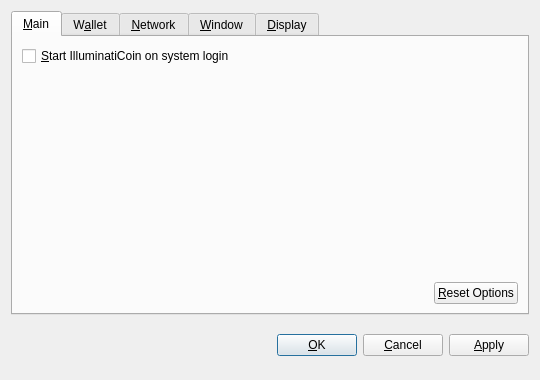
<?xml version="1.0" encoding="UTF-8"?>
<ui version="4.0">
 <class>OptionsDialog</class>
 <widget class="QDialog" name="OptionsDialog">
  <property name="geometry">
   <rect>
    <x>0</x>
    <y>0</y>
    <width>540</width>
    <height>380</height>
   </rect>
  </property>
  <property name="windowTitle">
   <string>Options</string>
  </property>
  <property name="modal">
   <bool>true</bool>
  </property>
  <layout class="QVBoxLayout" name="verticalLayout">
   <item>
    <widget class="QTabWidget" name="tabWidget">
     <property name="tabPosition">
      <enum>QTabWidget::North</enum>
     </property>
     <property name="currentIndex">
      <number>0</number>
     </property>
     <widget class="QWidget" name="tabMain">
      <attribute name="title">
       <string>&amp;Main</string>
      </attribute>
      <layout class="QVBoxLayout" name="verticalLayout_Main">
       <item>
        <widget class="QCheckBox" name="bitcoinAtStartup">
         <property name="toolTip">
          <string>Automatically start IlluminatiCoin after logging in to the system.</string>
         </property>
         <property name="text">
          <string>&amp;Start IlluminatiCoin on system login</string>
         </property>
        </widget>
       </item>
       <item>
        <spacer name="verticalSpacer_Main">
         <property name="orientation">
          <enum>Qt::Vertical</enum>
         </property>
         <property name="sizeHint" stdset="0">
          <size>
           <width>20</width>
           <height>40</height>
          </size>
         </property>
        </spacer>
       </item>
       <item>
        <layout class="QHBoxLayout" name="horizontalLayout_2_Main">
         <item>
          <spacer name="horizontalSpacer_2_Main">
           <property name="orientation">
            <enum>Qt::Horizontal</enum>
           </property>
           <property name="sizeHint" stdset="0">
            <size>
             <width>40</width>
             <height>20</height>
            </size>
           </property>
          </spacer>
         </item>
         <item>
          <widget class="QPushButton" name="resetButton">
           <property name="toolTip">
            <string>Reset all client options to default.</string>
           </property>
           <property name="text">
            <string>&amp;Reset Options</string>
           </property>
           <property name="autoDefault">
            <bool>false</bool>
           </property>
          </widget>
         </item>
        </layout>
       </item>
      </layout>
     </widget>
     <widget class="QWidget" name="tabWallet">
      <attribute name="title">
       <string>W&amp;allet</string>
      </attribute>
      <layout class="QVBoxLayout" name="verticalLayout_Network">
       <item>
        <widget class="QLabel" name="transactionFeeInfoLabel">
         <property name="text">
          <string>Optional transaction fee per kB that helps make sure your transactions are processed quickly. Most transactions are 1 kB.</string>
         </property>
         <property name="textFormat">
          <enum>Qt::PlainText</enum>
         </property>
         <property name="wordWrap">
          <bool>true</bool>
         </property>
        </widget>
       </item>
       <item>
        <layout class="QHBoxLayout" name="horizontalLayout_1_Main">
         <item>
          <widget class="QLabel" name="transactionFeeLabel">
           <property name="text">
            <string>Pay transaction &amp;fee</string>
           </property>
           <property name="textFormat">
            <enum>Qt::PlainText</enum>
           </property>
           <property name="buddy">
            <cstring>transactionFee</cstring>
           </property>
          </widget>
         </item>
         <item>
          <widget class="BitcoinAmountField" name="transactionFee"/>
         </item>
         <item>
          <spacer name="horizontalSpacer_1_Main">
           <property name="orientation">
            <enum>Qt::Horizontal</enum>
           </property>
           <property name="sizeHint" stdset="0">
            <size>
             <width>40</width>
             <height>20</height>
            </size>
           </property>
          </spacer>
         </item>
        </layout>
       </item>
       <item>
        <widget class="QLabel" name="label">
         <property name="text">
          <string>If you disable the spending of unconfirmed change, the change from a transaction cannot be used until that transaction has at least one confirmation. This also affects how your balance is computed.</string>
         </property>
         <property name="wordWrap">
          <bool>true</bool>
         </property>
        </widget>
       </item>
       <item>
        <widget class="QCheckBox" name="spendZeroConfChange">
         <property name="text">
          <string>Spend unconfirmed change  (experts only)</string>
         </property>
        </widget>
       </item>
       <item>
        <spacer name="verticalSpacer">
         <property name="orientation">
          <enum>Qt::Vertical</enum>
         </property>
         <property name="sizeHint" stdset="0">
          <size>
           <width>20</width>
           <height>40</height>
          </size>
         </property>
        </spacer>
       </item>
      </layout>
     </widget>
     <widget class="QWidget" name="tabNetwork">
      <attribute name="title">
       <string>&amp;Network</string>
      </attribute>
      <layout class="QVBoxLayout" name="verticalLayout_Network">
       <item>
        <widget class="QCheckBox" name="mapPortUpnp">
         <property name="toolTip">
          <string>Automatically open the IlluminatiCoin client port on the router. This only works when your router supports UPnP and it is enabled.</string>
         </property>
         <property name="text">
          <string>Map port using &amp;UPnP</string>
         </property>
        </widget>
       </item>
       <item>
        <widget class="QCheckBox" name="connectSocks">
         <property name="toolTip">
          <string>Connect to the IlluminatiCoin network through a SOCKS proxy (e.g. when connecting through Tor).</string>
         </property>
         <property name="text">
          <string>&amp;Connect through SOCKS proxy:</string>
         </property>
        </widget>
       </item>
       <item>
        <layout class="QHBoxLayout" name="horizontalLayout_Network">
         <item>
          <widget class="QLabel" name="proxyIpLabel">
           <property name="text">
            <string>Proxy &amp;IP:</string>
           </property>
           <property name="textFormat">
            <enum>Qt::PlainText</enum>
           </property>
           <property name="buddy">
            <cstring>proxyIp</cstring>
           </property>
          </widget>
         </item>
         <item>
          <widget class="QValidatedLineEdit" name="proxyIp">
           <property name="maximumSize">
            <size>
             <width>140</width>
             <height>16777215</height>
            </size>
           </property>
           <property name="toolTip">
            <string>IP address of the proxy (e.g. 127.0.0.1)</string>
           </property>
          </widget>
         </item>
         <item>
          <widget class="QLabel" name="proxyPortLabel">
           <property name="text">
            <string>&amp;Port:</string>
           </property>
           <property name="textFormat">
            <enum>Qt::PlainText</enum>
           </property>
           <property name="buddy">
            <cstring>proxyPort</cstring>
           </property>
          </widget>
         </item>
         <item>
          <widget class="QLineEdit" name="proxyPort">
           <property name="maximumSize">
            <size>
             <width>55</width>
             <height>16777215</height>
            </size>
           </property>
           <property name="toolTip">
            <string>Port of the proxy (e.g. 9050)</string>
           </property>
          </widget>
         </item>
         <item>
          <widget class="QLabel" name="socksVersionLabel">
           <property name="text">
            <string>SOCKS &amp;Version:</string>
           </property>
           <property name="textFormat">
            <enum>Qt::PlainText</enum>
           </property>
           <property name="buddy">
            <cstring>socksVersion</cstring>
           </property>
          </widget>
         </item>
         <item>
          <widget class="QValueComboBox" name="socksVersion">
           <property name="toolTip">
            <string>SOCKS version of the proxy (e.g. 5)</string>
           </property>
          </widget>
         </item>
         <item>
          <spacer name="horizontalSpacer_Network">
           <property name="orientation">
            <enum>Qt::Horizontal</enum>
           </property>
           <property name="sizeHint" stdset="0">
            <size>
             <width>40</width>
             <height>20</height>
            </size>
           </property>
          </spacer>
         </item>
        </layout>
       </item>
       <item>
        <spacer name="verticalSpacer_Network">
         <property name="orientation">
          <enum>Qt::Vertical</enum>
         </property>
         <property name="sizeHint" stdset="0">
          <size>
           <width>20</width>
           <height>40</height>
          </size>
         </property>
        </spacer>
       </item>
      </layout>
     </widget>
     <widget class="QWidget" name="tabWindow">
      <attribute name="title">
       <string>&amp;Window</string>
      </attribute>
      <layout class="QVBoxLayout" name="verticalLayout_Window">
       <item>
        <widget class="QCheckBox" name="minimizeToTray">
         <property name="toolTip">
          <string>Show only a tray icon after minimizing the window.</string>
         </property>
         <property name="text">
          <string>&amp;Minimize to the tray instead of the taskbar</string>
         </property>
        </widget>
       </item>
       <item>
        <widget class="QCheckBox" name="minimizeOnClose">
         <property name="toolTip">
          <string>Minimize instead of exit the application when the window is closed. When this option is enabled, the application will be closed only after selecting Quit in the menu.</string>
         </property>
         <property name="text">
          <string>M&amp;inimize on close</string>
         </property>
        </widget>
       </item>
       <item>
        <spacer name="verticalSpacer_Window">
         <property name="orientation">
          <enum>Qt::Vertical</enum>
         </property>
         <property name="sizeHint" stdset="0">
          <size>
           <width>20</width>
           <height>40</height>
          </size>
         </property>
        </spacer>
       </item>
      </layout>
     </widget>
     <widget class="QWidget" name="tabDisplay">
      <attribute name="title">
       <string>&amp;Display</string>
      </attribute>
      <layout class="QVBoxLayout" name="verticalLayout_Display">
       <item>
        <layout class="QHBoxLayout" name="horizontalLayout_1_Display">
         <item>
          <widget class="QLabel" name="langLabel">
           <property name="text">
            <string>User Interface &amp;language:</string>
           </property>
           <property name="textFormat">
            <enum>Qt::PlainText</enum>
           </property>
           <property name="buddy">
            <cstring>lang</cstring>
           </property>
          </widget>
         </item>
         <item>
          <widget class="QValueComboBox" name="lang">
           <property name="toolTip">
            <string>The user interface language can be set here. This setting will take effect after restarting IlluminatiCoin.</string>
           </property>
          </widget>
         </item>
        </layout>
       </item>
       <item>
        <layout class="QHBoxLayout" name="horizontalLayout_2_Display">
         <item>
          <widget class="QLabel" name="unitLabel">
           <property name="text">
            <string>&amp;Unit to show amounts in:</string>
           </property>
           <property name="textFormat">
            <enum>Qt::PlainText</enum>
           </property>
           <property name="buddy">
            <cstring>unit</cstring>
           </property>
          </widget>
         </item>
         <item>
          <widget class="QValueComboBox" name="unit">
           <property name="toolTip">
            <string>Choose the default subdivision unit to show in the interface and when sending coins.</string>
           </property>
          </widget>
         </item>
        </layout>
       </item>
       <item>
        <widget class="QCheckBox" name="displayAddresses">
         <property name="toolTip">
          <string>Whether to show IlluminatiCoin addresses in the transaction list or not.</string>
         </property>
         <property name="text">
          <string>&amp;Display addresses in transaction list</string>
         </property>
        </widget>
       </item>
       <item>
        <widget class="QCheckBox" name="coinControlFeatures">
         <property name="toolTip">
          <string>Whether to show coin control features or not.</string>
         </property>
         <property name="text">
          <string>Display coin &amp;control features (experts only!)</string>
         </property>
        </widget>
       </item>
       <item>
        <spacer name="verticalSpacer_Display">
         <property name="orientation">
          <enum>Qt::Vertical</enum>
         </property>
         <property name="sizeHint" stdset="0">
          <size>
           <width>20</width>
           <height>40</height>
          </size>
         </property>
        </spacer>
       </item>
      </layout>
     </widget>
    </widget>
   </item>
   <item>
    <layout class="QHBoxLayout" name="horizontalLayout_Buttons">
     <item>
      <spacer name="horizontalSpacer_1">
       <property name="orientation">
        <enum>Qt::Horizontal</enum>
       </property>
       <property name="sizeHint" stdset="0">
        <size>
         <width>40</width>
         <height>48</height>
        </size>
       </property>
      </spacer>
     </item>
     <item>
      <widget class="QLabel" name="statusLabel">
       <property name="font">
        <font>
         <weight>75</weight>
         <bold>true</bold>
        </font>
       </property>
       <property name="text">
        <string/>
       </property>
       <property name="textFormat">
        <enum>Qt::PlainText</enum>
       </property>
       <property name="wordWrap">
        <bool>true</bool>
       </property>
      </widget>
     </item>
     <item>
      <spacer name="horizontalSpacer_2">
       <property name="orientation">
        <enum>Qt::Horizontal</enum>
       </property>
       <property name="sizeHint" stdset="0">
        <size>
         <width>40</width>
         <height>48</height>
        </size>
       </property>
      </spacer>
     </item>
     <item>
      <widget class="QPushButton" name="okButton">
       <property name="text">
        <string>&amp;OK</string>
       </property>
      </widget>
     </item>
     <item>
      <widget class="QPushButton" name="cancelButton">
       <property name="text">
        <string>&amp;Cancel</string>
       </property>
       <property name="autoDefault">
        <bool>false</bool>
       </property>
      </widget>
     </item>
     <item>
      <widget class="QPushButton" name="applyButton">
       <property name="text">
        <string>&amp;Apply</string>
       </property>
       <property name="autoDefault">
        <bool>false</bool>
       </property>
      </widget>
     </item>
    </layout>
   </item>
  </layout>
 </widget>
 <customwidgets>
  <customwidget>
   <class>BitcoinAmountField</class>
   <extends>QSpinBox</extends>
   <header>bitcoinamountfield.h</header>
  </customwidget>
  <customwidget>
   <class>QValueComboBox</class>
   <extends>QComboBox</extends>
   <header>qvaluecombobox.h</header>
  </customwidget>
  <customwidget>
   <class>QValidatedLineEdit</class>
   <extends>QLineEdit</extends>
   <header>qvalidatedlineedit.h</header>
  </customwidget>
 </customwidgets>
 <resources/>
 <connections/>
</ui>
